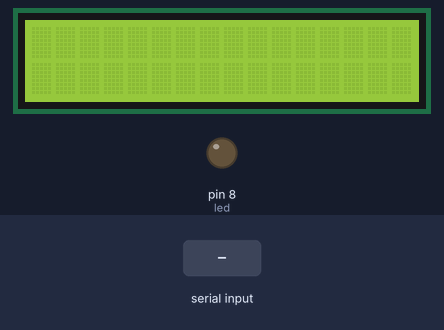
This sketch was run on a simulated Arduino Uno, built with avr-gcc and run on an emulated ATmega328P. Shown: 16×2 character LCD, output pins drawn as LEDs (lit = HIGH). Inputs (shaded band) come from the test bench.

Above: at 1.2 s.
1.3 s: "T\n" received over Serial
At 2.3 s:
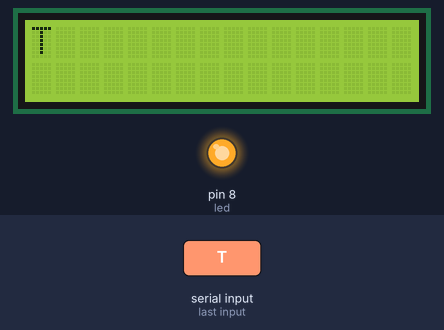
Timing chart, 0 to 7.8 s (numbered marks = the images above; inputs shaded):
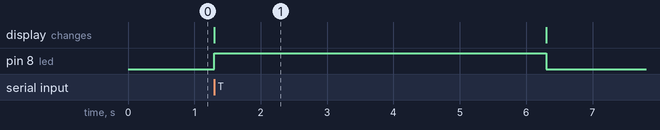

The sketch:

practica4.ino
```cpp
#include <LiquidCrystal.h>
#include <DHT.h>
#define DHTPIN 9
#define DHTTYPE DHT11
DHT dht(DHTPIN, DHTTYPE);
LiquidCrystal lcd(2, 3, 4, 5, 6, 7);
const int led = 8;
const int tempSensor;
void setup() {
lcd.begin(16, 2);
Serial.begin(9600);
pinMode(led, OUTPUT);
dht.begin();
}
void loop() {
lcd.clear();
String texto = leerTexto();
if (texto.length() > 0) {
imprimirTextoAjustado(texto);
digitalWrite(led, HIGH);
delay(5000);
} else {
digitalWrite(led, LOW);
}
if (Serial.available() > 0) {
char comando = Serial.read();
if (comando == 'T') {
float temp = dht.readTemperature();
if (isnan(temp)) {
Serial.println("Error al leer la temperatura");
} else {
String tempStr = String(temp, 2);
Serial.println(tempStr);
}
}
}
}
String leerTexto() {
String texto = "";
if (Serial.available()) {
texto = Serial.readStringUntil('\n');
}
return texto;
}
void imprimirTextoAjustado(String texto) {
int linea = 0;
int posicion = 0;
while (posicion < texto.length()) {
lcd.setCursor(0, linea);
for (int i = 0; i < 16 && posicion < texto.length(); i++,
posicion++) {
lcd.print(texto[posicion]);
}
linea++;
}
}
```

Measured:
- after the input at 1.3 s, pin 8 (led): LOW → HIGH at once, → LOW 5.0 s later; the display: changes at once (image 1)
